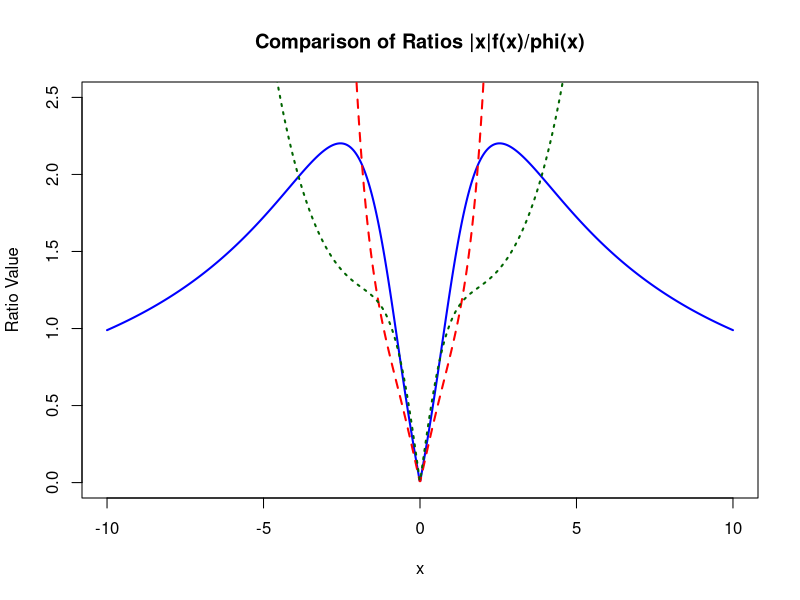
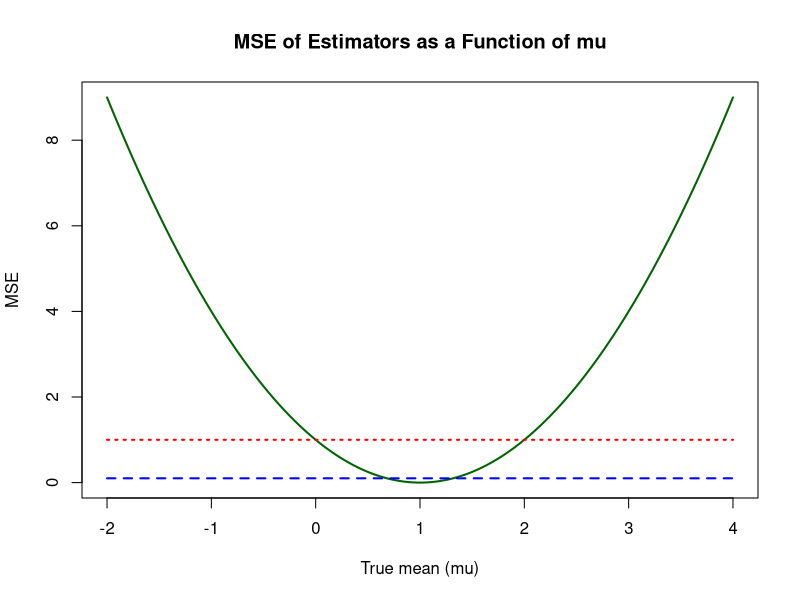
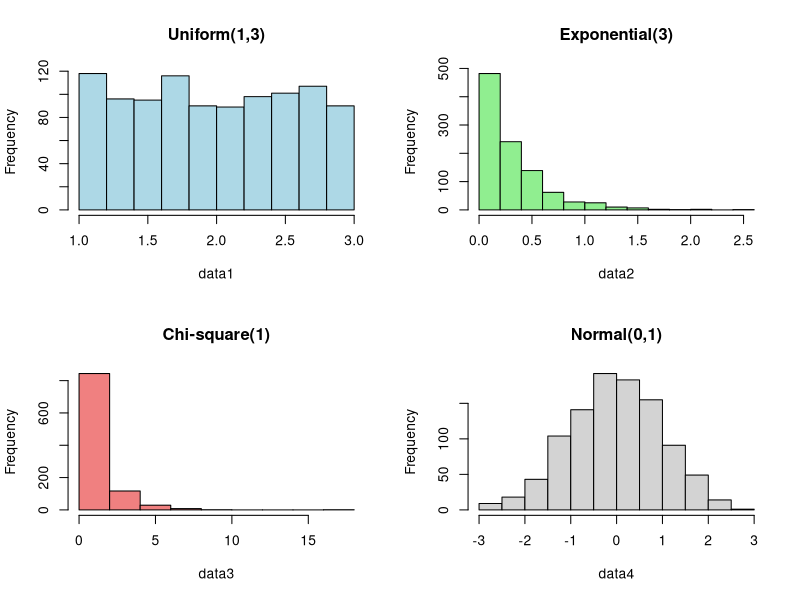

Here is the R script that generated these plots, in order:
## ---- chunk 1
knitr::opts_chunk$set(echo = TRUE)
## ---- chunk 2
set.seed(3150)
n <- 1000
x <- rt(n, 3)
est <- mean(abs(x))
sigma <- sd(abs(x))

print(paste("estimate:", est))
print(paste("standard error:", sigma/sqrt(n)))


## ---- chunk 3
set.seed(3150)
n <- 1000
y1 <- rcauchy(n)
g_y1 <- abs(y1)
f_y1 <- dt(y1,3)
phi1_y1 <- dcauchy(y1)
w1 <- f_y1/phi1_y1
vals1 <- g_y1 * w1
theta_hat_is1 <- mean(vals1)
se_is1 <- sd(vals1) / sqrt(n)

cat(sprintf("b) IS (t(1)): Estimate = %.5f, SE = %.5f\n", 
            theta_hat_is1, se_is1))


## ---- chunk 4
set.seed(3150)
n <- 1000
y2 <- rnorm(n,0,1)
g_y2 <- abs(y2)
f_y2 <- dt(y2, 3)
phi2_y2 <- dnorm(y2,0,1)

w2 <- f_y2/phi2_y2

vals2 <- g_y2 * w2
theta_hat_is2 <- mean(vals2)
se_is2 <- sd(vals2) / sqrt(n)

cat(sprintf("b) IS (t(2)): Estimate = %.5f, SE = %.5f\n", 
            theta_hat_is2, se_is2))

## ---- chunk 5
set.seed(3150)
n <- 1000
y3 <- rlogis(n,0,1)
g_y3 <- abs(y3)
f_y3 <- dt(y3, 3)
phi3_y3 <- dlogis(y3, 0, 1)

w3 <- f_y3/phi3_y3

vals3 <- g_y3 * w3
theta_hat_is3 <- mean(vals3)
se_is3 <- sd(vals3) / sqrt(n)

cat(sprintf("b) IS (t(2)): Estimate = %.5f, SE = %.5f\n", 
            theta_hat_is3, se_is3))

## ---- chunk 6
x_plot <- seq(-10, 10, length.out = 1000)
g_x <- abs(x_plot)
f_x <- dt(x_plot, df = 3)

numerator <- g_x * f_x

phi1 <- dt(x_plot, df = 1)
phi2 <- dnorm(x_plot)
phi3 <- dlogis(x_plot)

ratio1 <- numerator / phi1
ratio2 <- numerator / phi2
ratio3 <- numerator / phi3

plot(x_plot, ratio1, type = "l", col = "blue", 
     ylim = c(0, 2.5), 
     main = "Comparison of Ratios |x|f(x)/phi(x)",
     xlab = "x", ylab = "Ratio Value",
     lwd = 2)
lines(x_plot, ratio2, col = "red", lty = 2, lwd = 2)
lines(x_plot, ratio3, col = "darkgreen", lty = 3, lwd = 2)


## ---- chunk 7
mu <- seq(-2, 4, length.out = 1000)
mse1 <- rep(0.1, length(mu))
mse2 <- rep(1 ,length(mu))
mse3 <- (1-mu)^2

plot(mu, mse3, type = "l", col = "darkgreen",
     main = "MSE of Estimators as a Function of mu",
     xlab = "True mean (mu)", ylab = "MSE",
     lwd = 2, 
     ylim = c(0, max(mse3))) 
lines(mu, mse1, col = "blue", lty = 2, lwd = 2)
lines(mu, mse2, col = "red", lty = 3, lwd = 2)
## ---- chunk 8
# alpha =         significance level
# mu0 =           hypothesized mean
# distribution =  built-in R function to generate random variables
# n =             sample size
# ... =           additional parameters to be passed into distribution

simulate.t.test <- function(alpha, mu0, distribution, n, ...){
input <- c(...)
dist.sample <- do.call(distribution, c(n, as.list(input))) # generate sample
output <- t.test(dist.sample, mu = mu0) # t-test
return(output$p.value < alpha) # reject or accept p-value
}

## ---- chunk 9
set.seed(3150)
n <- 100

means <- c(1,2,0.5,0)
dists <- c("rchisq", "runif", "rexp", "rnorm")
params <- list(
  list(df = 1),
  list(min = 1, max = 3),
  list(rate = 2),
  list(mean = 0, sd = 1)
)

results <- numeric(4)
for(i in 1:4){
  count <- 0
  for(j in 1:100){
    count <- count + simulate.t.test(0.05, means[i], dists[i], 20, params[[i]])
  }
  results[i] <- count/100
}
results
## ---- chunk 10
set.seed(3150)

m <- 1000
alpha <- 0.05
n_values <- c(20,40,80,160,320)

results_matrix <- matrix(0, 4, 5)

for(i in 1:4){
  for(j in 1:length(n_values)){
    n <- n_values[j]
    count <- 0
    for(k in 1:m){
      count <- count + simulate.t.test(alpha, means[i], dists[i], n, params[[i]])
    }
    results_matrix[i, j] <- count/m
  }
}

results_df <- data.frame(
  distribution = c("chisq(1)", "U(1,3)", "Exp(2)", "N(0,1)"),
  n20 <- results_matrix[,1],
  n40 <- results_matrix[,2],
  n80 <- results_matrix[,3],
  n160 <- results_matrix[,4],
  n320 <- results_matrix[,5]
)

colnames(results_df) <- c("Distribution", "n=20", "n=40", "n=80", "n=160", "n=320")

library(xtable)
latex_table <- xtable(results_df, caption = "Empirical Type I Error Rates")
print(latex_table, comment = FALSE, include.rownames = FALSE)
## ---- chunk 11
library(xtable) # Load the xtable package

data <- data.frame(
  Name = c("Alice", "Bob", "Charlie"),
  Score = c(85, 90, 78) )

latex_table <- xtable(data) # Convert the data frame to LaTeX table format

print(latex_table, comment = FALSE) # Print the LaTeX code to the console

## ---- chunk 12
set.seed(3150)
# Uniform(1,3)
args1 <- list(n = 1000, min = 1, max = 3)
data1 <- do.call(runif, args1)

# Exponential(3)
args2 <- list(n = 1000, rate = 3)
data2 <- do.call(rexp, args2)

# Chi-square(1)
args3 <- list(n = 1000, df = 1)
data3 <- do.call(rchisq, args3)

# Normal(0,1)
args4 <- list(n = 1000, mean = 0, sd = 1)
data4 <- do.call(rnorm, args4)

# plot data
par(mfrow = c(2, 2))
hist(data1, main = "Uniform(1,3)", col = "lightblue")
hist(data2, main = "Exponential(3)", col = "lightgreen")
hist(data3, main = "Chi-square(1)", col = "lightcoral")
hist(data4, main = "Normal(0,1)", col = "lightgray")
